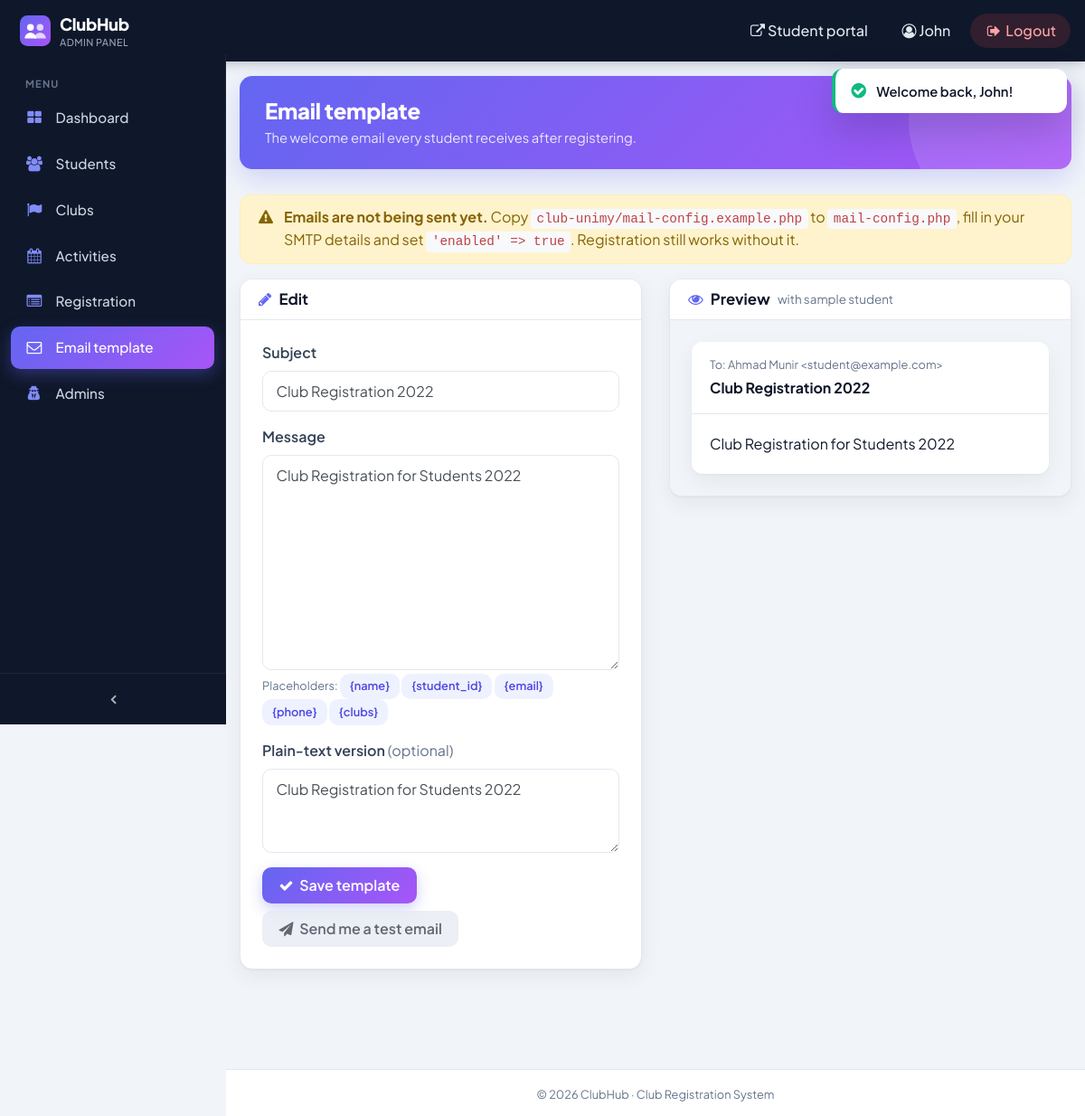
Screenshot of /club-unimy/maklumatemail.php (signed in) with the database file from the repository.
### tables this page shows
CREATE TABLE `email` (
  `id_email` int(100) NOT NULL,
  `subject_email` varchar(200) NOT NULL,
  `body_email` text NOT NULL,
  `altbody_email` text NOT NULL
);

### club-unimy/lib/mailer.php (called while the page is built, shortened)
<?php
function mail_config(): ?array
{
    $file = APP_ROOT . '/mail-config.php';
    if (!is_file($file)) {
        return null;
    }
    $cfg = require $file;
    return !empty($cfg['enabled']) ? $cfg : null;
}
function email_template(): array
{
    return row("SELECT * FROM email ORDER BY id_email LIMIT 1") ?: ['id_email' => 0, 'subject_email' => '', 'body_email' => '', 'altbody_email' => ''];
}

### club-unimy/lib/app.php (called while the page is built, shortened)
<?php
require_once APP_ROOT . '/config-mysqli.php';
mysqli_set_charset($conn, 'utf8mb4');
function db(): mysqli
{
    global $conn;
    return $conn;
}
function q(string $sql, array $params = [])
{
    $stmt = db()->prepare($sql);
    $stmt->execute();
    $res = $stmt->get_result();
    return $res === false ? true : $res;
}
function row(string $sql, array $params = []): ?array
{
    return q($sql, $params)->fetch_assoc() ?: null;
}
function e($v): string
{
    return htmlspecialchars((string)$v, ENT_QUOTES, 'UTF-8');
}

### club-unimy/maklumatemail.php (the view, shortened to what this page needs)
<?php
require_once __DIR__ . '/lib/layout.php';
require_once __DIR__ . '/lib/mailer.php';
$t = email_template();
$sample = ['name_user' => 'Ahmad Munir', 'studentid_user' => 'B08180002', 'email_user' => $_SESSION['u_email'] ?? 'student@example.com', 'phone_user' => '0123456789', 'club_user' => 'Photography,Music,'];
$configured = mail_config() !== null;
?>
<?php if (!$configured) { ?>
<div class="alert alert-warning d-flex align-items-start" style="border-radius:12px;gap:.75rem">
    <i class="fa fa-exclamation-triangle mt-1"></i>
    <div><strong>Emails are not being sent yet.</strong> Copy <code>club-unimy/mail-config.example.php</code> to
        <code>mail-config.php</code>, fill in your SMTP details and set <code>'enabled' =&gt; true</code>.
        Registration still works without it.</div>
</div>
<?php } ?>
<div class="row">
    <div class="col-xl-6 mb-4">
        <div class="card">
            <div class="card-header"><h5 class="cb-panel-title"><i class="fa fa-pencil"></i> Edit</h5></div>
            <div class="card-body p-4">
                <form method="post" id="tplForm">
                    <div class="form-group">
                        <label for="subject">Subject</label>
                        <input class="form-control" id="subject" name="subject" maxlength="200" value="<?= e($t['subject_email']) ?>" required>
                    </div>
                    <div class="form-group">
                        <label for="body">Message</label>
                        <textarea class="form-control" id="body" name="body" rows="9" required><?= e($t['body_email']) ?></textarea>
                        <small class="form-text cb-muted">Placeholders:
                            <?php foreach (['{name}', '{student_id}', '{email}', '{phone}', '{clubs}'] as $ph) { ?>
                            <button type="button" class="btn btn-light-primary btn-sm js-insert" data-ph="<?= $ph ?>"><?= $ph ?></button>
                            <?php } ?>
                        </small>
                    </div>
                    <div class="form-group">
                        <label for="altbody">Plain-text version <span class="cb-muted font-weight-normal">(optional)</span></label>
                        <textarea class="form-control" id="altbody" name="altbody" rows="3"><?= e($t['altbody_email']) ?></textarea>
                    </div>
                    <div class="d-flex flex-wrap" style="gap:.5rem">
                        <button class="btn btn-primary"><i class="fa fa-check mr-1"></i> Save template</button>
                    </div>
                </form>
                <form method="post" class="mt-2">
                    <button class="btn btn-secondary" <?= $configured ? '' : 'disabled title="Set up mail-config.php first"' ?>>
                        <i class="fa fa-paper-plane mr-1"></i> Send me a test email</button>
                </form>
            </div>
        </div>
    </div>
    <div class="col-xl-6 mb-4">
        <div class="card">
            <div class="card-header"><h5 class="cb-panel-title"><i class="fa fa-eye"></i> Preview <span class="cb-muted small font-weight-normal">with sample student</span></h5></div>
            <div class="card-body p-0">
                <div style="background:#f1f5f9;padding:1.5rem">
                    <div style="background:#fff;border-radius:12px;box-shadow:var(--cb-shadow);overflow:hidden">
                        <div style="padding:1rem 1.25rem;border-bottom:1px solid var(--cb-border)">
                            <div class="small cb-muted">To: <?= e($sample['name_user']) ?> &lt;student@example.com&gt;</div>
                            <div class="font-weight-bold mt-1" id="pvSubject"></div>
                        </div>
                        <div style="padding:1.25rem;white-space:pre-wrap;line-height:1.6" id="pvBody"></div>
                    </div>
                </div>
            </div>
        </div>
    </div>
</div>

### club-unimy/css/sb-admin.css (style rules this page uses)
html { position: relative; min-height: 100%; }
body { overflow-x: hidden; }
body.sticky-footer { margin-bottom: 56px; }
body.fixed-nav { padding-top: 56px; }

### club-unimy/css/theme.css (style rules this page uses)
:root { --cb-primary: #6366f1; --cb-primary-600: #4f46e5; --cb-accent: #a855f7; --cb-gradient: linear-gradient(135deg, #6366f1 0%, #a855f7 100%); --cb-sidebar: #0f172a; --cb-sidebar-2: #1e293b; --cb-bg: #f1f5f9; --cb-surface: #ffffff; --cb-text: #0f172a; --cb-muted: #64748b; --cb-border: #e2e8f0; --cb-success: #10b981; --cb-danger: #ef4444; --cb-warning: #f59e0b; --cb-radius: 14px; --cb-shadow: 0 1px 2px rgba(15, 23, 42, .04), 0 8px 24px rgba(15, 23, 42, .06); }
html, body { font-family: "Plus Jakarta Sans", system-ui, -apple-system, "Segoe UI", Roboto, sans-serif !important; color: var(--cb-text); }
body, body.bg-dark { background: var(--cb-bg) !important; }
.card { border: 1px solid var(--cb-border) !important; border-radius: var(--cb-radius) !important; box-shadow: var(--cb-shadow); background: var(--cb-surface); overflow: hidden; }
.card-header { background: var(--cb-surface) !important; border-bottom: 1px solid var(--cb-border) !important; font-weight: 600; }
.cb-panel-title { font-weight: 700; font-size: 1.05rem; margin: 0; display: flex; align-items: center; gap: .5rem; }
.cb-panel-title i { color: var(--cb-primary); }
.btn { border-radius: 10px !important; font-weight: 600 !important; padding: .5rem 1.15rem; border: 0 !important; transition: transform .15s, box-shadow .15s, filter .15s; }
.btn-primary, .btn-info { background: var(--cb-gradient) !important; color: #fff !important; box-shadow: 0 6px 16px rgba(99, 102, 241, .3); }
.btn-secondary { background: #e2e8f0 !important; color: var(--cb-text) !important; }
.form-control { border: 1px solid var(--cb-border); border-radius: 10px; padding: .6rem .9rem; height: auto; transition: border-color .15s, box-shadow .15s; }
label, .control-label { font-weight: 600; color: #334155; }
.cb-muted { color: var(--cb-muted); }
.btn-light-primary { background: #eef2ff !important; color: var(--cb-primary-600) !important; }
.btn-sm { padding: .3rem .7rem !important; font-size: .8rem !important; }

### rows the page displays
email: subject "Club Registration 2022", body "Club Registration for Students 2022", altbody "Club Registration for Students 2022"

### other values shown
APP_NAME "ClubHub"
$label "Dashboard"
$label "Students"
$label "Clubs"
$label "Activities"
$label "Registration"
$label "Email template"
$label "Admins"
$_SESSION['u_first'] "John"
$title "Email template"
$subtitle "The welcome email every student receives after registering."
$ph "{name}"
$ph "{student_id}"
$ph "{email}"
$ph "{phone}"
